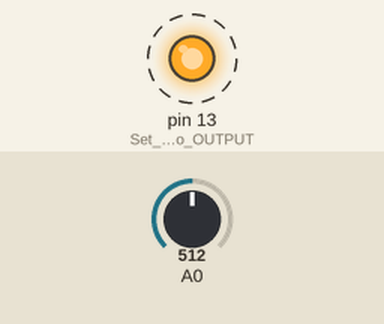
The sketch below on a simulated Arduino Uno, built with avr-gcc and run on an emulated ATmega328P. Shown: output pins drawn as LEDs (lit = HIGH). Dashed ring = blinking. The inputs (shaded band) are chosen by the test bench; at power-on: A0 = 512. What the sketch prints to the serial monitor is not drawn.

Above: at 0.5 s.
Timing chart, 0 to 3.0 s (numbered marks = the images above):
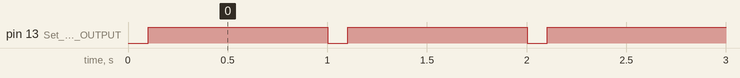

Measured:
- by itself, pin 13 (Set_the_LED_pin_to_OUTPUT): alternates HIGH for 0.90 s and LOW for 0.10 s

The sketch:

D1M-WX1-Calibration.ino
```cpp
// (licence header left out)
// the setup function runs once
// Initialize serial communications and set the pinmode
void setup() {
  Serial.begin(115200);             // initialize serial at 115,200 baud
  // the builtin LED on the D1 Mini is connected to pin 2
  pinMode(LED_BUILTIN, OUTPUT);     // Set the LED pin to OUTPUT mode
} // setup()

// the loop function runs continuously until power is removed
// read the ADC and blink the onboard LED
void loop() {
  // read the ADC value. it is an integer between 0 and 1023
  int val = analogRead(A0);         // this is an Arduino function
  // convert the ADC value to a floating point decimal from 0 to 5 volts
  // do not remove the .0 in the next line. it is necessary to
  // make the result a float
  float volts = 5.0 * val / 1023.0;
  // print the voltage to the Serial Monitor
  Serial.print("ADC Voltage reads = ");
  Serial.println(volts);

    // turn the LED on and off
  digitalWrite(LED_BUILTIN, LOW);   // Turn the LED on
  delay(100);                       // Wait 0.1 second (100 milliseconds)
  digitalWrite(LED_BUILTIN, HIGH);  // Turn the LED off
  delay(900);                       // Wait 0.9 second (900 milliseconds)
} // loop()
```
